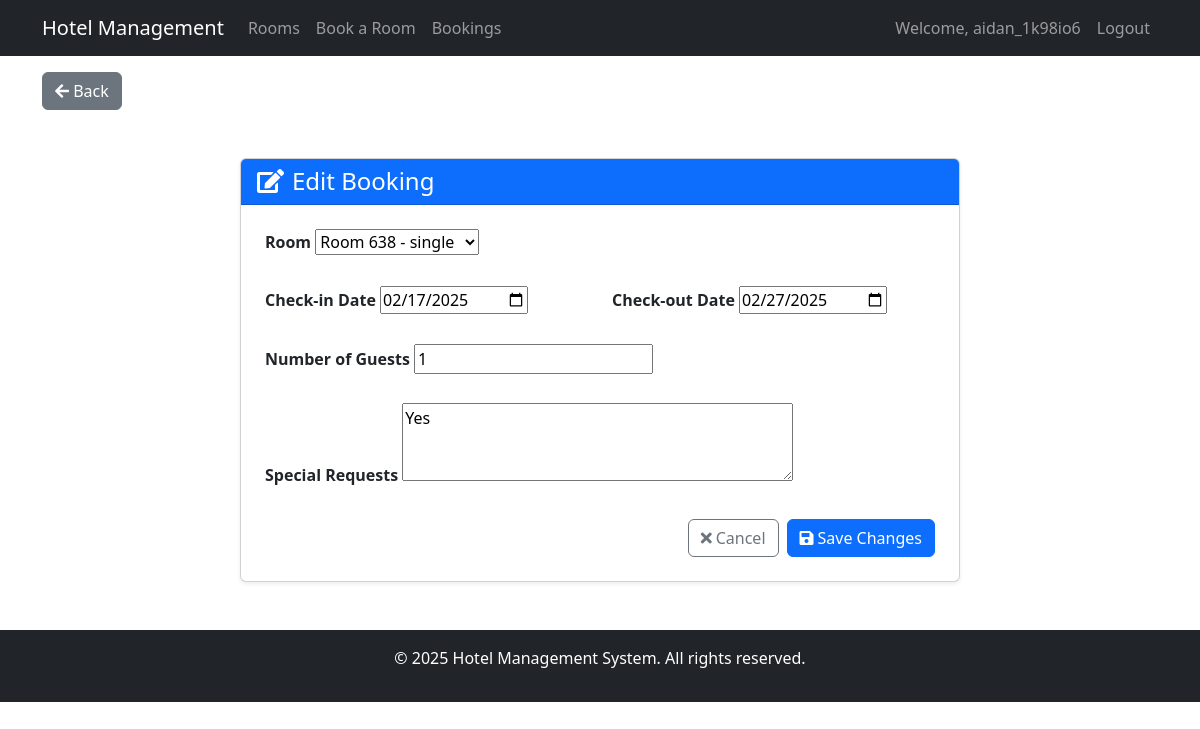
The app's page /bookings/edit/4/ (signed in) with its own data.
### hotel_app/models.py (models this page shows, shortened)
class Booking(models.Model):
    guest = models.ForeignKey(User, on_delete=models.CASCADE, null=True, blank=True)
    room = models.ForeignKey(Room, on_delete=models.CASCADE)
    check_in = models.DateField()
    check_out = models.DateField()
    guests = models.IntegerField()
    special_requests = models.TextField(blank=True, null=True)
    created_at = models.DateTimeField(default=timezone.now)

### hotel_app/views.py (the view)
# urls.py: path('bookings/edit/<int:booking_id>/', views.edit_booking, name='edit_booking'),  # Edit booking view
@login_required
def edit_booking(request, booking_id):
    try:
        booking = get_object_or_404(Booking, id=booking_id)
    except:
        messages.error(request, 'This booking no longer exists.')
        return redirect('booking_list')
    if request.method == 'POST':
        form = BookingForm(request.POST, instance=booking)
        if form.is_valid():
            form.save()
            messages.success(request, 'Booking updated successfully.')
            return redirect('booking_list')
        else:
            if form.non_field_errors():
                for error in form.non_field_errors():
                    messages.error(request, error)
            for field, errors in form.errors.items():
                if field != '__all__':  # Skip __all__ errors as they're handled above
                    for error in errors:
                        messages.error(request, error)
    else:
        form = BookingForm(instance=booking)
    response = render(request, 'hotel_app/booking_edit.html', {'form': form, 'booking': booking})
    response['Cache-Control'] = 'no-cache, no-store, must-revalidate'
    response['Pragma'] = 'no-cache'
    response['Expires'] = '0'
    return response

### hotel_app/forms.py (shortened to what this page needs)
class BookingForm(forms.ModelForm):
    class Meta:
        model = Booking
        fields = ['room', 'check_in', 'check_out', 'guests', 'special_requests']
        widgets = {
            'check_in': forms.DateInput(attrs={'type': 'date'}),
            'check_out': forms.DateInput(attrs={'type': 'date'}),
            'special_requests': forms.Textarea(attrs={'rows': 3}),
        }

### hotel_app/models.py (called while the page is built)
    def __str__(self):
        return f"Room {self.number} - {self.room_type}"

### hotel_app/templates/hotel_app/booking_edit.html (shortened to what this page needs)
{% extends 'hotel_app/base.html' %}
{% load static %}
{% block extra_css %}
<link rel="stylesheet" href="{% static 'hotel_app/css/custom.css' %}">
<link rel="stylesheet" href="https://cdnjs.cloudflare.com/ajax/libs/font-awesome/5.15.4/css/all.min.css">
{% endblock %}
{% block content %}
<div class="container mt-5">
    <div class="row justify-content-center">
        <div class="col-md-8">
            <div class="card shadow-sm">
                <div class="card-header bg-primary text-white">
                    <h2 class="h4 mb-0"><i class="fas fa-edit me-2"></i>Edit Booking</h2>
                </div>
                <div class="card-body p-4">
                    <form method="post" action="{% url 'edit_booking' booking.id %}" class="needs-validation" novalidate>
                        <div class="mb-4">
                            <label for="room" class="form-label fw-bold">Room</label>
                            {{ form.room.as_widget }}
                        </div>
                        <div class="row mb-4">
                            <div class="col-md-6">
                                <label for="check_in" class="form-label fw-bold">Check-in Date</label>
                                {{ form.check_in.as_widget }}
                            </div>
                            <div class="col-md-6">
                                <label for="check_out" class="form-label fw-bold">Check-out Date</label>
                                {{ form.check_out.as_widget }}
                            </div>
                        </div>
                        <div class="mb-4">
                            <label for="guests" class="form-label fw-bold">Number of Guests</label>
                            {{ form.guests.as_widget }}
                        </div>
                        <div class="mb-4">
                            <label for="special_requests" class="form-label fw-bold">Special Requests</label>
                            {{ form.special_requests.as_widget }}
                        </div>
                        <div class="d-flex justify-content-end gap-2">
                            <a href="{% url 'booking_list' %}" class="btn btn-outline-secondary">
                                <i class="fas fa-times me-1"></i>Cancel
                            </a>
                            <button type="submit" class="btn btn-primary">
                                <i class="fas fa-save me-1"></i>Save Changes
                            </button>
                        </div>
                    </form>
                </div>
            </div>
        </div>
    </div>
</div>
{% endblock %}

### hotel_app/templates/hotel_app/base.html (shortened to what this page needs)
<!DOCTYPE html>
<html lang="en">
<head>
    <link href="https://cdn.jsdelivr.net/npm/bootstrap@5.3.0/dist/css/bootstrap.min.css" rel="stylesheet">
    <link rel="stylesheet" href="https://cdnjs.cloudflare.com/ajax/libs/font-awesome/5.15.4/css/all.min.css">
    {% block extra_css %}{% endblock %}
</head>
<body>
    <nav class="navbar navbar-expand-lg navbar-dark bg-dark">
        <div class="container">
            <a class="navbar-brand" href="{% url 'home' %}">Hotel Management</a>
            <div class="collapse navbar-collapse" id="navbarNav">
                <ul class="navbar-nav">
                    <li class="nav-item">
                        <a class="nav-link" href="{% url 'room_list' %}">Rooms</a>
                    </li>
                    <li class="nav-item">
                        <a class="nav-link" href="{% url 'booking_form' %}">Book a Room</a>
                    </li>
                    <li class="nav-item">
                        <a class="nav-link" href="{% url 'booking_list' %}">Bookings</a>
                    </li>
                </ul>
                <ul class="navbar-nav ms-auto">
                    {% if user.is_authenticated %}
                        <li class="nav-item">
                            <span class="nav-link">Welcome, {{ user.username }}</span>
                        </li>
                        <li class="nav-item">
                            <form action="{% url 'logout' %}" method="post" autocomplete="off">
                                <button type="submit" class="nav-link">Logout</button>
                            </form>
                        </li>
                    {% else %}
                        <li class="nav-item">
                            <a class="nav-link" href="{% url 'login' %}">Login</a>
                        </li>
                    {% endif %}
                </ul>
            </div>
        </div>
    </nav>
    {% if request.resolver_match.url_name != 'home' %}
    <div class="container mt-3">
        <button onclick="history.back()" class="btn btn-secondary">
            <i class="fas fa-arrow-left"></i> Back
        </button>
    </div>
    {% endif %}
    <div class="container mt-4">
        {% block content %}
        {% endblock %}
    </div>
    <footer class="bg-dark text-white text-center py-3 mt-5">
        <p>&copy; 2025 Hotel Management System. All rights reserved.</p>
    </footer>
</body>
</html>

### records on screen
Booking: room "Room 638 - single", check_in "02/17/2025", check_out "02/27/2025", guests "1", special_requests "Yes"

### other values on screen
{{ user.username }} "aidan_1k98io6"
